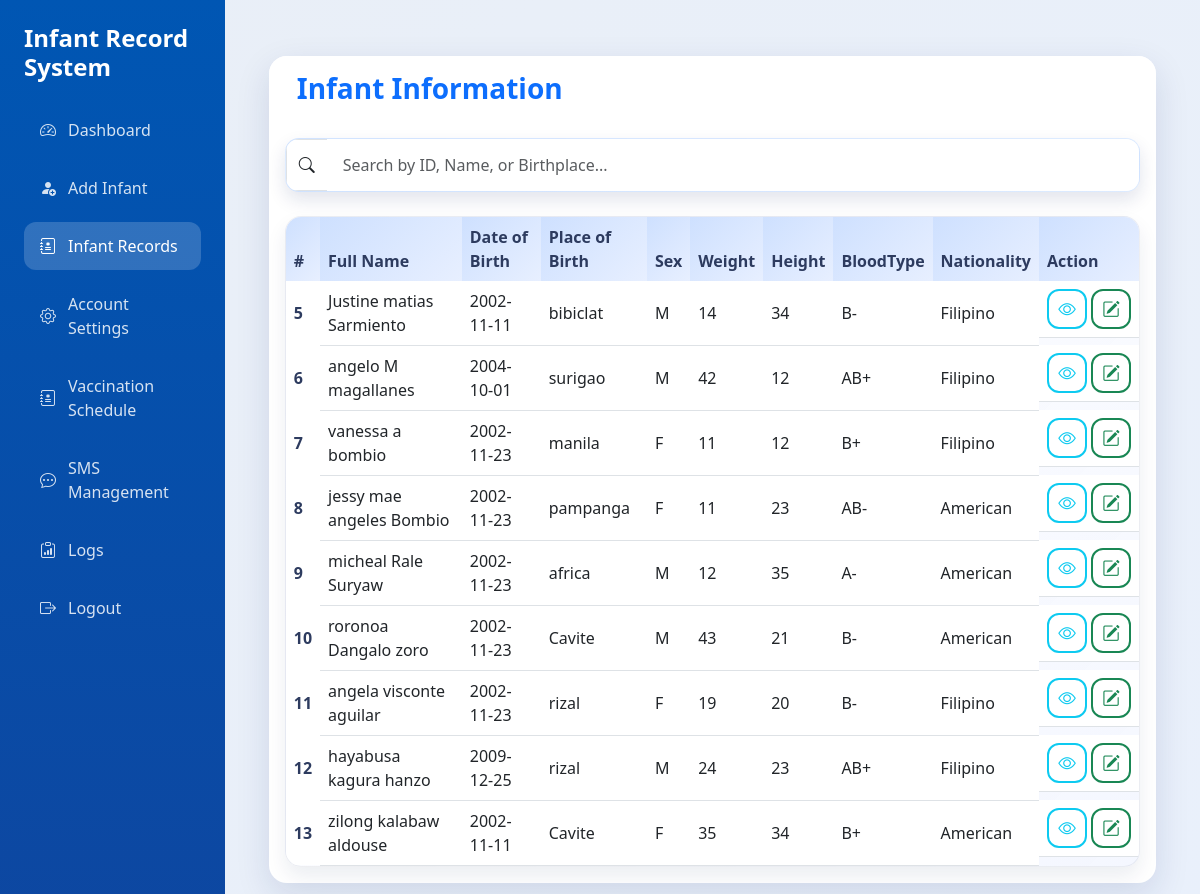
The page /viewinfant.php on the database as committed earlier.
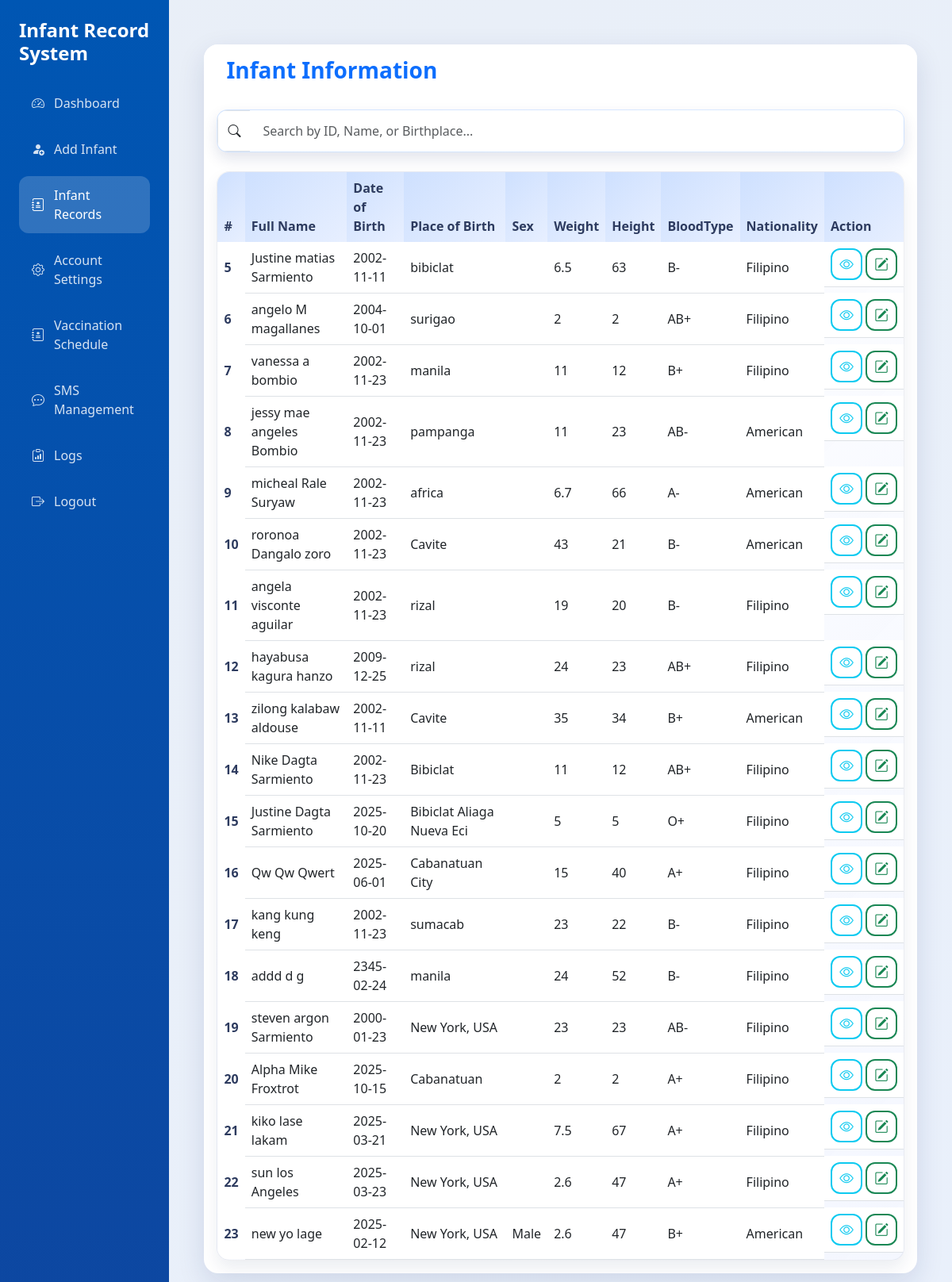
The same page on the database as committed later.
### tables this page shows
CREATE TABLE `infantinfo` (
  `id` int(11) NOT NULL,
  `firstname` varchar(25) NOT NULL,
  `middlename` varchar(255) DEFAULT NULL,
  `surname` varchar(25) NOT NULL,
  `dateofbirth` varchar(25) NOT NULL,
  `placeofbirth` varchar(25) NOT NULL,
  `sex` enum('Male','Female') DEFAULT NULL,
  `weight` double NOT NULL,
  `height` double NOT NULL,
  `remarks` varchar(255) DEFAULT NULL,
  `bloodtype` varchar(5) NOT NULL,
  `nationality` varchar(25) NOT NULL,
  `parent_id` int(11) DEFAULT NULL
);

### viewinfant.php (the view, shortened to what the changed rows need)
<?php
include 'dbForm.php';
$isParent = isset($_SESSION['user']['role']) && $_SESSION['user']['role'] === 'parent';
$parentEmail = ($isParent && isset($_SESSION['user']['email'])) ? mysqli_real_escape_string($con, $_SESSION['user']['email']) : null;
?>
<!DOCTYPE html>
<html lang="en">
<head>
    <link rel="stylesheet" href="https://cdn.jsdelivr.net/npm/bootstrap@5.3.0/dist/css/bootstrap.min.css">
    <link rel="stylesheet" href="https://cdn.jsdelivr.net/npm/bootstrap-icons/font/bootstrap-icons.css">
    <link rel="stylesheet" href="assets/css/theme.css">
</head>
<body>
    <div class="content-area">
        <div class="container-fluid mt-4">
            <div class="card card-shadow">
                <div class="card-body">
                    <div class="table-modern table-modern-elevated">
                        <div class="table-responsive">
                            <table class="table table-hover align-middle mb-0">
                            <thead>
                                <tr>
                                    <th scope="col">#</th>
                                    <th scope="col">Full Name</th>
                                    <th scope="col">Date of Birth</th>
                                    <th scope="col">Place of Birth</th>
                                    <th scope="col">Sex</th>
                                    <th scope="col">Weight</th>
                                    <th scope="col">Height</th>
                                    <th scope="col">BloodType</th>
                                    <th scope="col">Nationality</th>
                                    <th scope="col">Action</th>
                                </tr>
                            </thead>
                            <tbody>
                        <?php
                        $search = (!$isParent && isset($_GET['search'])) ? mysqli_real_escape_string($con, $_GET['search']) : '';
                        if ($isParent && $parentEmail) {
                            $parentRes = mysqli_query($con, "SELECT id FROM parents WHERE email = '$parentEmail' LIMIT 1");
                            $parentIdFilter = 0;
                            if ($parentRes && mysqli_num_rows($parentRes) > 0) {
                                $parentRow = mysqli_fetch_assoc($parentRes);
                                $parentIdFilter = intval($parentRow['id']);
                            }
                            if (!empty($search)) {
                                $sql = "SELECT * FROM infantinfo WHERE parent_id = '$parentIdFilter' AND (
                                    id LIKE '%$search%' OR
                                    firstname LIKE '%$search%' OR
                                    middlename LIKE '%$search%' OR
                                    surname LIKE '%$search%' OR
                                    placeofbirth LIKE '%$search%')";
                            } else {
                                $sql = "SELECT * FROM infantinfo WHERE parent_id = '$parentIdFilter'";
                            }
                        } else {
                            if (!empty($search)) {
                                $sql = "SELECT * FROM infantinfo WHERE
                                    id LIKE '%$search%' OR
                                    firstname LIKE '%$search%' OR
                                    middlename LIKE '%$search%' OR
                                    surname LIKE '%$search%' OR
                                    placeofbirth LIKE '%$search%'";
                            } else {
                                $sql = "SELECT * FROM infantinfo";
                            }
                        }
                        $result = mysqli_query($con, $sql);
                        if ($result) {
                            while ($row = mysqli_fetch_assoc($result)) {
                                $id = $row['id'];
                                $firstname = $row['firstname'];
                                $middlename = $row['middlename'];
                                $surname = $row['surname'];
                                $fullName = trim(preg_replace('/\s+/', ' ', $firstname . ' ' . ($middlename ?? '') . ' ' . $surname));
                                $dateofbirth = $row['dateofbirth'];
                                $placeofbirth = $row['placeofbirth'];
                                $sex = $row['sex'];
                                $weight = $row['weight'];
                                $height = $row['height'];
                                $bloodtype = $row['bloodtype'];
                                $nationality = $row['nationality'];
                                $parentIdForInfant = isset($row['parent_id']) ? (int) $row['parent_id'] : 0;
                                $viewDetailsUrl = 'view_details.php?parent_id=' . $parentIdForInfant;
                                ?>
                                <tr>
                                    <th scope="row"><?php echo $id; ?></th>
                                    <td><?php echo $fullName; ?></td>
                                    <td><?php echo $dateofbirth; ?></td>
                                    <td><?php echo $placeofbirth; ?></td>
                                    <td><?php echo $sex; ?></td>
                                    <td><?php echo $weight; ?></td>
                                    <td><?php echo $height; ?></td>
                                    <td><?php echo $bloodtype; ?></td>
                                    <td><?php echo $nationality; ?></td>
                                    <td class="d-flex gap-1 justify-content-center action-icons">
                                        <a href="<?php echo htmlspecialchars($viewDetailsUrl); ?>" class="btn btn-outline-info btn-sm" title="View Details">
                                            <i class="bi bi-eye"></i>
                                        </a>
                                        <?php if (!$isParent): ?>
                                            <button class="btn btn-outline-success btn-sm" data-bs-toggle="modal" data-bs-target="#formModal_<?php echo $id; ?>" title="Edit"><i class="bi bi-pencil-square"></i></button>
                                        <?php endif; ?>
                                    </td>
                                </tr>
                        <?php
                            }
                        }
                        ?>
                            </tbody>
                        </table>
                        </div>
                    </div>
        </div>
    </div>
</body>
</body>
</html>

Rows that differ between the two databases and show on the page:
changed infantinfo "Justine matias Sarmiento": weight "14" → "6.5"; height "34" → "63"; sex "M" → (not shown)
changed infantinfo "angelo M magallanes": weight "42" → "2"; height "12" → "2"; sex "M" → (not shown)
changed infantinfo "vanessa a bombio": sex "F" → (not shown)
changed infantinfo "jessy mae angeles Bombio": sex "F" → (not shown)
changed infantinfo "micheal Rale Suryaw": weight "12" → "6.7"; height "35" → "66"; sex "M" → (not shown)
changed infantinfo "roronoa Dangalo zoro": sex "M" → (not shown)
changed infantinfo "angela visconte aguilar": sex "F" → (not shown)
changed infantinfo "hayabusa kagura hanzo": sex "M" → (not shown)
changed infantinfo "zilong kalabaw aldouse": sex "F" → (not shown)
added infantinfo: id "14", fullName "Nike Dagta Sarmiento", dateofbirth "2002-11-23", placeofbirth "Bibiclat", weight "11", height "12", bloodtype "AB+", nationality "Filipino"
added infantinfo: id "15", fullName "Justine Dagta Sarmiento", dateofbirth "2025-10-20", placeofbirth "Bibiclat Aliaga Nueva Eci", weight "5", height "5", bloodtype "O+", nationality "Filipino"
added infantinfo: id "16", fullName "Qw Qw Qwert", dateofbirth "2025-06-01", placeofbirth "Cabanatuan City", weight "15", height "40", bloodtype "A+", nationality "Filipino"
added infantinfo: id "17", fullName "kang kung keng", dateofbirth "2002-11-23", placeofbirth "sumacab", weight "23", height "22", bloodtype "B-", nationality "Filipino"
added infantinfo: id "18", fullName "addd d g", dateofbirth "2345-02-24", placeofbirth "manila", weight "24", height "52", bloodtype "B-", nationality "Filipino"
added infantinfo: id "19", fullName "steven argon Sarmiento", dateofbirth "2000-01-23", placeofbirth "New York, USA", weight "23", height "23", bloodtype "AB-", nationality "Filipino"
added infantinfo: id "20", fullName "Alpha Mike Froxtrot", dateofbirth "2025-10-15", placeofbirth "Cabanatuan", weight "2", height "2", bloodtype "A+", nationality "Filipino"
added infantinfo: id "21", fullName "kiko lase lakam", dateofbirth "2025-03-21", placeofbirth "New York, USA", weight "7.5", height "67", bloodtype "A+", nationality "Filipino"
added infantinfo: id "22", fullName "sun los Angeles", dateofbirth "2025-03-23", placeofbirth "New York, USA", weight "2.6", height "47", bloodtype "A+", nationality "Filipino"
added infantinfo: id "23", fullName "new yo lage", dateofbirth "2025-02-12", placeofbirth "New York, USA", sex "Male", weight "2.6", height "47", bloodtype "B+", nationality "American"
